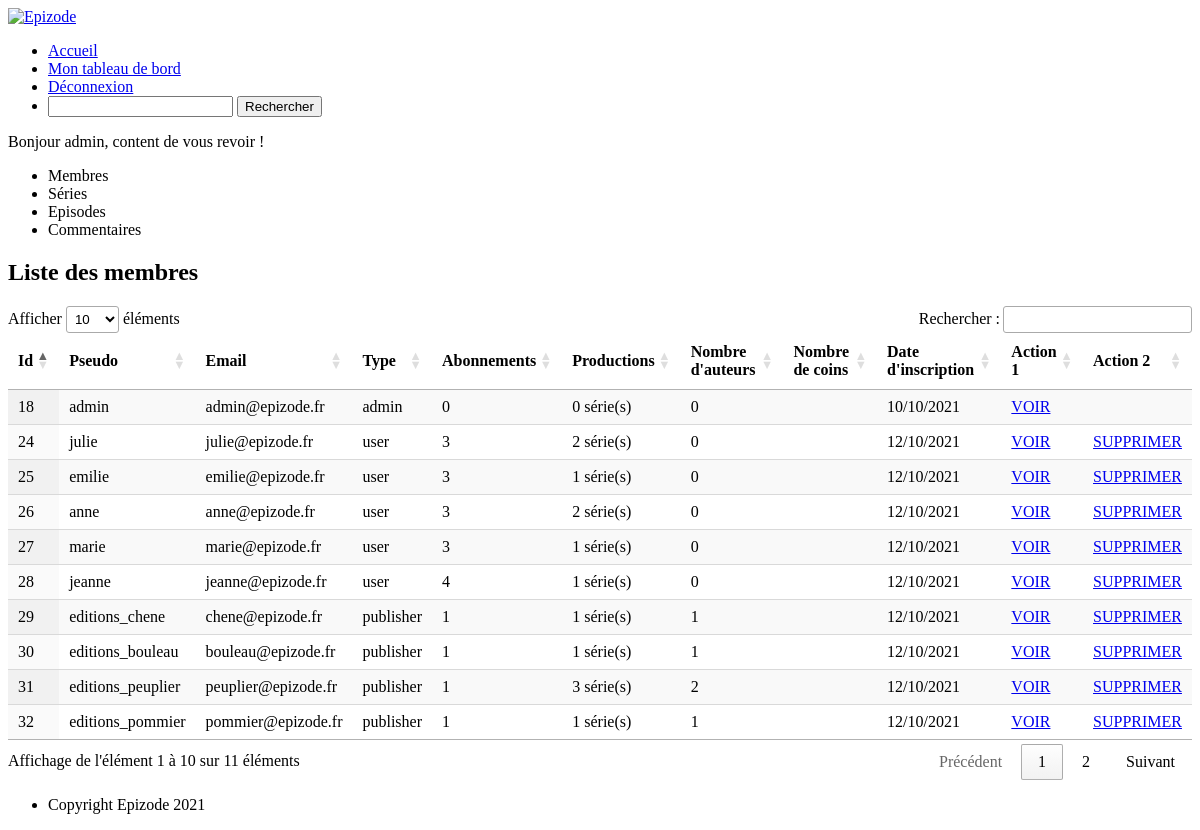
Screenshot of /index.php?action=admin (signed in) with the database file from the repository.
### tables this page shows
CREATE TABLE `members` (
  `id` int(11) NOT NULL,
  `pseudo` varchar(255) NOT NULL,
  `email` varchar(255) NOT NULL,
  `password` varchar(255) NOT NULL,
  `type` enum('admin','publisher','user') NOT NULL DEFAULT 'user',
  `date_subscription` datetime NOT NULL DEFAULT CURRENT_TIMESTAMP,
  `description` longtext,
  `coins_number` int(11) DEFAULT NULL,
  `gender` enum('male','female') DEFAULT NULL,
  `surname` varchar(45) DEFAULT NULL,
  `name` varchar(45) DEFAULT NULL,
  `company_name` varchar(200) DEFAULT NULL,
  `address` longtext,
  `zipcode` varchar(20) DEFAULT NULL,
  `city` varchar(45) DEFAULT NULL,
  `country` varchar(45) DEFAULT NULL,
  `birthdate` datetime DEFAULT NULL,
  `id_avatar` int(11) DEFAULT '1',
  `id_logo` int(11) DEFAULT '9',
  `confirmation` enum('waiting','confirmed') NOT NULL DEFAULT 'confirmed',
  `token` varchar(255) DEFAULT NULL
);

### src/Controller/MembersController.php (called while the page is built, shortened)
<?php
require_once('src/Model/MembersManager.php');
class MembersController {
	public function displayAdmin()
	{
		$membersManager = new MembersManager();
		$userData = $membersManager->getMemberData($_SESSION['idmember']);
		$usersData = $membersManager->getMembersProfileData();
		require('./src/View/backend/displayAdminView.php');
	}
}

### src/Model/MembersManager.php (called while the page is built, shortened)
<?php
class MembersManager extends Manager
{
    public function getMemberData($idmember)
	{
		$db = $this->dbConnect();
		$req = $db->prepare('SELECT m.id AS "id", ia.url AS "avatar", ia.alt AS "altavatar", il.url AS "logo", il.alt AS "altlogo", l.name AS "name", m.pseudo AS "pseudo", m.description AS "description", m.type as "type", COUNT(DISTINCT has.id_series) AS "numberSubscriptions", COUNT(DISTINCT s.id) AS "numberWritings", COUNT(DISTINCT s.publisher_author) AS "numberAuthors", m.date_subscription AS "subscriptionDate" FROM members m LEFT JOIN avatars a ON a.id = m.id_avatar LEFT JOIN images ia ON ia.id = a.id_avatar LEFT JOIN logos l ON l.id = m.id_logo LEFT JOIN images il ON il.id = l.id_logo LEFT JOIN series s ON s.id_member = m.id LEFT JOIN series_has_members_subscription has ON has.id_member = m.id WHERE m.id= ?');
		$req->execute(array($idmember));
	    $userData = $req->fetch();
	    return $userData;
	}
	public function getMembersProfileData()
	{
		$db = $this->dbConnect();
		$req = $db->query('SELECT m.id AS "id", m.pseudo AS "pseudo", m.email AS "email", m.type as "type", COUNT(DISTINCT has.id_series) AS "numberSubscriptions", COUNT(DISTINCT s.id) AS "numberWritings", COUNT(DISTINCT s.publisher_author) AS "numberAuthors", m.date_subscription AS "subscriptionDate", m.coins_number AS "coinsNumber" FROM members m LEFT JOIN series s ON s.id_member = m.id LEFT JOIN series_has_members_subscription has ON has.id_member = m.id GROUP BY m.id');
	    $usersData = $req->fetchAll();
	    return $usersData;
	}
}

### src/View/backend/displayAdminView.php (the view, shortened to what this page needs)
<section>
        <p>Bonjour <?php echo $userData['pseudo']; ?>, content de vous revoir !</p>
</section>
<nav>
    <ul>
        <li class="elementTab" data-index="1">Membres</li>
        <li class="elementTab" data-index="2">Séries</li>
        <li class="elementTab" data-index="3">Episodes</li>
        <li class="elementTab" data-index="4">Commentaires</li>
    </ul>
</nav>
<section class="elementContent" data-tab="1">
    <h2>Liste des membres</h2>
    <?php
    if($usersData !== NULL)
    {
    ?>
        <table id="myTableMembers" class="display">
            <thead>
                <tr>
                    <th>Id</th>
                    <th>Pseudo</th>
                    <th>Email</th>
                    <th>Type</th>
                    <th>Abonnements</th>
                    <th>Productions</th>
                    <th>Nombre d'auteurs</th>
                    <th>Nombre de coins</th>
                    <th>Date d'inscription</th>
                    <th>Action 1</th>
                    <th>Action 2</th>
                </tr>
            </thead>
            <tbody>
                <?php
                foreach ($usersData as $memberInfo)
                {
                ?>
                <tr>
                    <td><?php echo $memberInfo['id']; ?></td>
                    <td><?php echo $memberInfo['pseudo']; ?></td>
                    <td><?php echo $memberInfo['email']; ?></td>
                    <td><?php echo $memberInfo['type']; ?></td>
                    <td><?php echo $memberInfo['numberSubscriptions']; ?></td>
                    <td><?php echo $memberInfo['numberWritings']; ?> série(s)</td>
                    <td><?php echo $memberInfo['numberAuthors']; ?></td>
                    <td><?php echo $memberInfo['coinsNumber']; ?></td>
                    <td>
                        <?php
                        $date = new DateTime($memberInfo['subscriptionDate']);
                        echo $date->format('d/m/Y');
                        ?>
                    </td>
                    <td><a href="index.php?action=displayMember&idmember=<?php echo $memberInfo['id']; ?>" TARGET=_BLANK>VOIR</a></td>
                    <?php
                    if($memberInfo['id'] != $_SESSION['idmember'])
                    {
                    ?>
                        <td class="delete"><a href="index.php?action=deleteMember&idmember=<?php echo $memberInfo['id']; ?>">SUPPRIMER</a></td>
                    <?php
                    }else{
                        echo "<td></td>";
                    }
                    ?>
                </tr>
                <?php
                }
                ?>
            </tbody>
        </table>
    <?php
    }else{
    ?>
        <p>Epizode n'a pas encore de membre !</p>
    <?php
    }
    ?>
</section>
<?php $body_content = ob_get_clean();
require('./src/View/template.php');
?>

### rows the page displays
members: pseudo "admin", id "18", email "admin@epizode.fr", type "admin", numberSubscriptions "0", numberWritings "0", numberAuthors "0", date_subscription "10/10/2021"
members: id "24", pseudo "julie", email "julie@epizode.fr", type "user", numberSubscriptions "3", numberWritings "2", numberAuthors "0", date_subscription "12/10/2021"
members: id "25", pseudo "emilie", email "emilie@epizode.fr", type "user", numberSubscriptions "3", numberWritings "1", numberAuthors "0", date_subscription "12/10/2021"
members: id "26", pseudo "anne", email "anne@epizode.fr", type "user", numberSubscriptions "3", numberWritings "2", numberAuthors "0", date_subscription "12/10/2021"
members: id "27", pseudo "marie", email "marie@epizode.fr", type "user", numberSubscriptions "3", numberWritings "1", numberAuthors "0", date_subscription "12/10/2021"
members: id "28", pseudo "jeanne", email "jeanne@epizode.fr", type "user", numberSubscriptions "4", numberWritings "1", numberAuthors "0", date_subscription "12/10/2021"
members: id "29", pseudo "editions_chene", email "chene@epizode.fr", type "publisher", numberSubscriptions "1", numberWritings "1", numberAuthors "1", date_subscription "12/10/2021"
members: id "30", pseudo "editions_bouleau", email "bouleau@epizode.fr", type "publisher", numberSubscriptions "1", numberWritings "1", numberAuthors "1", date_subscription "12/10/2021"
members: id "31", pseudo "editions_peuplier", email "peuplier@epizode.fr", type "publisher", numberSubscriptions "1", numberWritings "3", numberAuthors "2", date_subscription "12/10/2021"
members: id "32", pseudo "editions_pommier", email "pommier@epizode.fr", type "publisher", numberSubscriptions "1", numberWritings "1", numberAuthors "1", date_subscription "12/10/2021"
